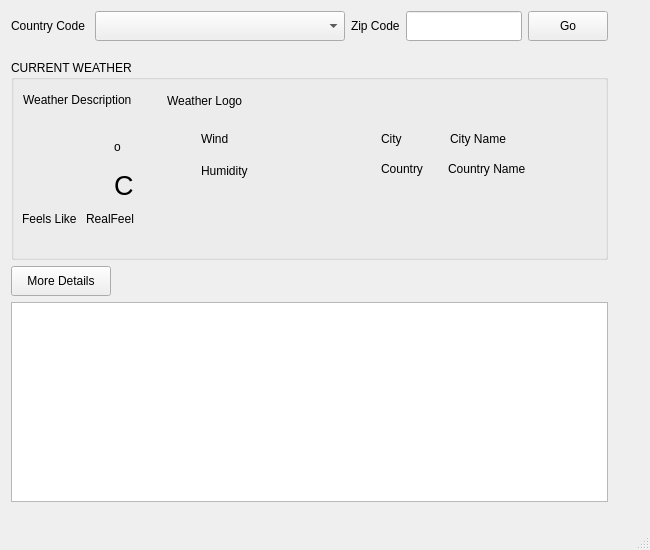
<?xml version="1.0" encoding="UTF-8"?>
<ui version="4.0">
 <class>MainWindow</class>
 <widget class="QMainWindow" name="MainWindow">
  <property name="geometry">
   <rect>
    <x>0</x>
    <y>0</y>
    <width>650</width>
    <height>550</height>
   </rect>
  </property>
  <property name="minimumSize">
   <size>
    <width>650</width>
    <height>550</height>
   </size>
  </property>
  <property name="maximumSize">
   <size>
    <width>650</width>
    <height>550</height>
   </size>
  </property>
  <property name="windowTitle">
   <string>WeatherApp</string>
  </property>
  <widget class="QWidget" name="centralwidget">
   <widget class="QWidget" name="layoutWidget">
    <property name="geometry">
     <rect>
      <x>11</x>
      <y>11</y>
      <width>597</width>
      <height>563</height>
     </rect>
    </property>
    <layout class="QVBoxLayout" name="verticalLayout_3">
     <item>
      <layout class="QHBoxLayout" name="horizontalLayout">
       <item>
        <widget class="QLabel" name="label">
         <property name="text">
          <string>Country Code </string>
         </property>
        </widget>
       </item>
       <item>
        <widget class="QComboBox" name="cmbBox">
         <property name="minimumSize">
          <size>
           <width>250</width>
           <height>30</height>
          </size>
         </property>
        </widget>
       </item>
       <item>
        <widget class="QLabel" name="label_2">
         <property name="text">
          <string>Zip Code</string>
         </property>
        </widget>
       </item>
       <item>
        <widget class="QLineEdit" name="txtZipCode">
         <property name="minimumSize">
          <size>
           <width>70</width>
           <height>30</height>
          </size>
         </property>
         <property name="font">
          <font>
           <kerning>true</kerning>
          </font>
         </property>
        </widget>
       </item>
       <item>
        <widget class="QPushButton" name="btnGo">
         <property name="minimumSize">
          <size>
           <width>0</width>
           <height>30</height>
          </size>
         </property>
         <property name="text">
          <string>Go</string>
         </property>
        </widget>
       </item>
      </layout>
     </item>
     <item>
      <spacer name="verticalSpacer_2">
       <property name="orientation">
        <enum>Qt::Orientation::Vertical</enum>
       </property>
       <property name="sizeType">
        <enum>QSizePolicy::Policy::Fixed</enum>
       </property>
       <property name="sizeHint" stdset="0">
        <size>
         <width>20</width>
         <height>13</height>
        </size>
       </property>
      </spacer>
     </item>
     <item>
      <widget class="QGroupBox" name="groupBox">
       <property name="minimumSize">
        <size>
         <width>0</width>
         <height>200</height>
        </size>
       </property>
       <property name="title">
        <string>CURRENT WEATHER</string>
       </property>
       <widget class="QWidget" name="layoutWidget">
        <property name="geometry">
         <rect>
          <x>370</x>
          <y>70</y>
          <width>131</width>
          <height>18</height>
         </rect>
        </property>
        <layout class="QHBoxLayout" name="horizontalLayout_3">
         <item>
          <widget class="QLabel" name="label_5">
           <property name="text">
            <string>City</string>
           </property>
          </widget>
         </item>
         <item>
          <widget class="QLabel" name="lblCity">
           <property name="text">
            <string>City Name</string>
           </property>
          </widget>
         </item>
        </layout>
       </widget>
       <widget class="QWidget" name="layoutWidget">
        <property name="geometry">
         <rect>
          <x>370</x>
          <y>100</y>
          <width>145</width>
          <height>18</height>
         </rect>
        </property>
        <layout class="QHBoxLayout" name="horizontalLayout_4">
         <item>
          <widget class="QLabel" name="label_8">
           <property name="text">
            <string>Country</string>
           </property>
          </widget>
         </item>
         <item>
          <widget class="QLabel" name="lblCountryName">
           <property name="text">
            <string>Country Name</string>
           </property>
          </widget>
         </item>
        </layout>
       </widget>
       <widget class="QWidget" name="layoutWidget">
        <property name="geometry">
         <rect>
          <x>190</x>
          <y>100</y>
          <width>161</width>
          <height>21</height>
         </rect>
        </property>
        <layout class="QHBoxLayout" name="horizontalLayout_6">
         <item>
          <widget class="QLabel" name="label_3">
           <property name="text">
            <string>Humidity</string>
           </property>
          </widget>
         </item>
         <item>
          <widget class="QLabel" name="lblHumidity">
           <property name="text">
            <string/>
           </property>
          </widget>
         </item>
        </layout>
       </widget>
       <widget class="QWidget" name="layoutWidget">
        <property name="geometry">
         <rect>
          <x>190</x>
          <y>70</y>
          <width>161</width>
          <height>18</height>
         </rect>
        </property>
        <layout class="QHBoxLayout" name="horizontalLayout_7">
         <item>
          <widget class="QLabel" name="label_4">
           <property name="text">
            <string>Wind</string>
           </property>
          </widget>
         </item>
         <item>
          <widget class="QLabel" name="lblWind">
           <property name="text">
            <string/>
           </property>
          </widget>
         </item>
        </layout>
       </widget>
       <widget class="QWidget" name="layoutWidget">
        <property name="geometry">
         <rect>
          <x>12</x>
          <y>20</y>
          <width>281</width>
          <height>41</height>
         </rect>
        </property>
        <layout class="QHBoxLayout" name="horizontalLayout_8">
         <item>
          <widget class="QLabel" name="lblDescription">
           <property name="maximumSize">
            <size>
             <width>16777215</width>
             <height>20</height>
            </size>
           </property>
           <property name="text">
            <string>Weather Description</string>
           </property>
          </widget>
         </item>
         <item>
          <widget class="QLabel" name="lblWeatherLogo">
           <property name="text">
            <string>Weather Logo</string>
           </property>
          </widget>
         </item>
        </layout>
       </widget>
       <widget class="QWidget" name="layoutWidget">
        <property name="geometry">
         <rect>
          <x>11</x>
          <y>150</y>
          <width>121</width>
          <height>18</height>
         </rect>
        </property>
        <layout class="QHBoxLayout" name="horizontalLayout_2">
         <item>
          <widget class="QLabel" name="lblRealFeel_2">
           <property name="text">
            <string>Feels Like</string>
           </property>
          </widget>
         </item>
         <item>
          <widget class="QLabel" name="lblRealFeel">
           <property name="text">
            <string>RealFeel</string>
           </property>
          </widget>
         </item>
        </layout>
       </widget>
       <widget class="QWidget" name="layoutWidget">
        <property name="geometry">
         <rect>
          <x>14</x>
          <y>70</y>
          <width>171</width>
          <height>72</height>
         </rect>
        </property>
        <layout class="QHBoxLayout" name="horizontalLayout_5">
         <item>
          <widget class="QLabel" name="lbltemprature">
           <property name="minimumSize">
            <size>
             <width>50</width>
             <height>70</height>
            </size>
           </property>
           <property name="maximumSize">
            <size>
             <width>300</width>
             <height>16777215</height>
            </size>
           </property>
           <property name="font">
            <font>
             <pointsize>40</pointsize>
            </font>
           </property>
           <property name="text">
            <string/>
           </property>
          </widget>
         </item>
         <item>
          <layout class="QVBoxLayout" name="verticalLayout">
           <item>
            <widget class="QLabel" name="label_7">
             <property name="text">
              <string>o</string>
             </property>
            </widget>
           </item>
           <item>
            <widget class="QLabel" name="lblCelcius">
             <property name="font">
              <font>
               <pointsize>20</pointsize>
              </font>
             </property>
             <property name="text">
              <string>C</string>
             </property>
            </widget>
           </item>
          </layout>
         </item>
        </layout>
       </widget>
      </widget>
     </item>
     <item>
      <widget class="QPushButton" name="btnMoreDetails">
       <property name="minimumSize">
        <size>
         <width>100</width>
         <height>30</height>
        </size>
       </property>
       <property name="maximumSize">
        <size>
         <width>100</width>
         <height>30</height>
        </size>
       </property>
       <property name="text">
        <string>More Details</string>
       </property>
      </widget>
     </item>
     <item>
      <widget class="QTextEdit" name="txtDetails">
       <property name="minimumSize">
        <size>
         <width>0</width>
         <height>200</height>
        </size>
       </property>
      </widget>
     </item>
     <item>
      <spacer name="verticalSpacer">
       <property name="orientation">
        <enum>Qt::Orientation::Vertical</enum>
       </property>
       <property name="sizeHint" stdset="0">
        <size>
         <width>20</width>
         <height>40</height>
        </size>
       </property>
      </spacer>
     </item>
    </layout>
   </widget>
  </widget>
  <widget class="QMenuBar" name="menubar">
   <property name="geometry">
    <rect>
     <x>0</x>
     <y>0</y>
     <width>650</width>
     <height>24</height>
    </rect>
   </property>
  </widget>
  <widget class="QStatusBar" name="statusbar"/>
 </widget>
 <resources/>
 <connections/>
</ui>
